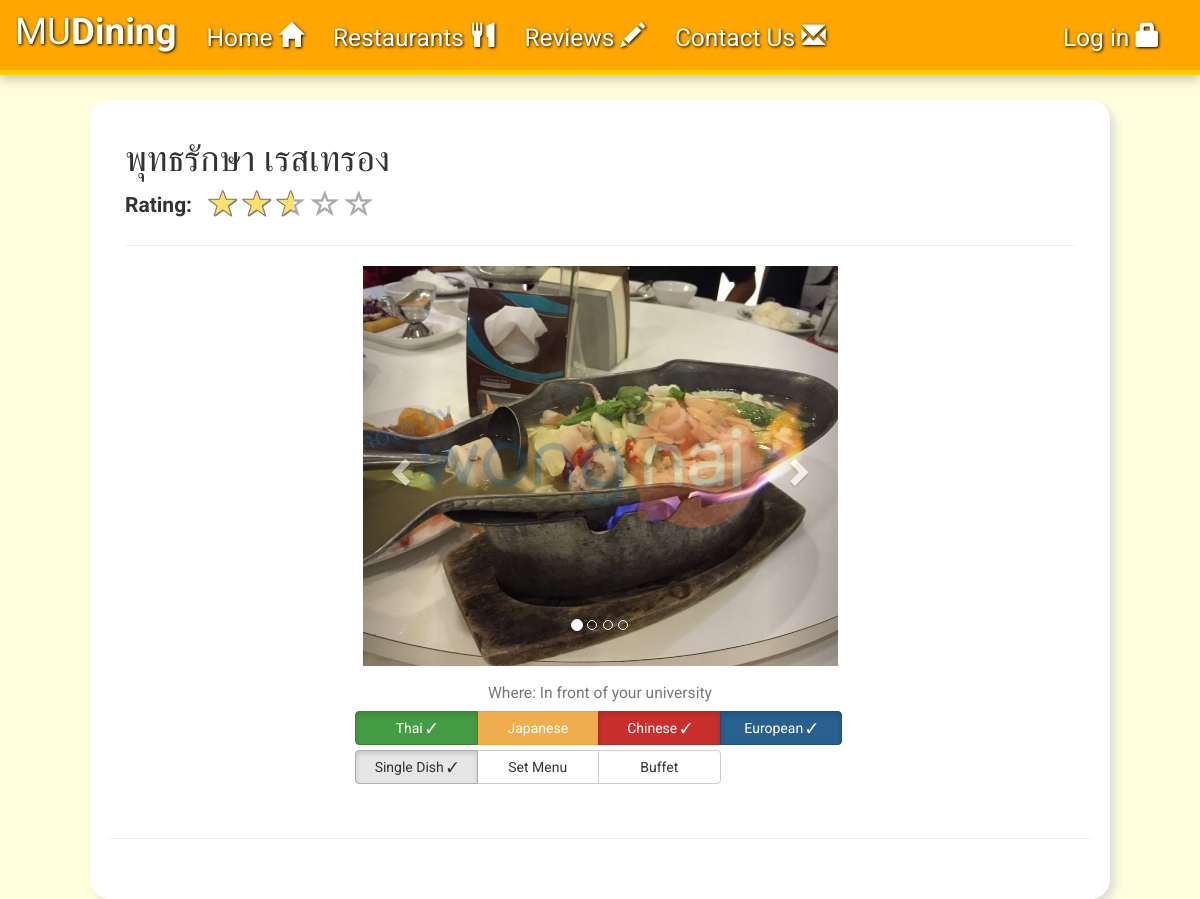
The page /view-restaurant.php?id=4 on the database as committed earlier.
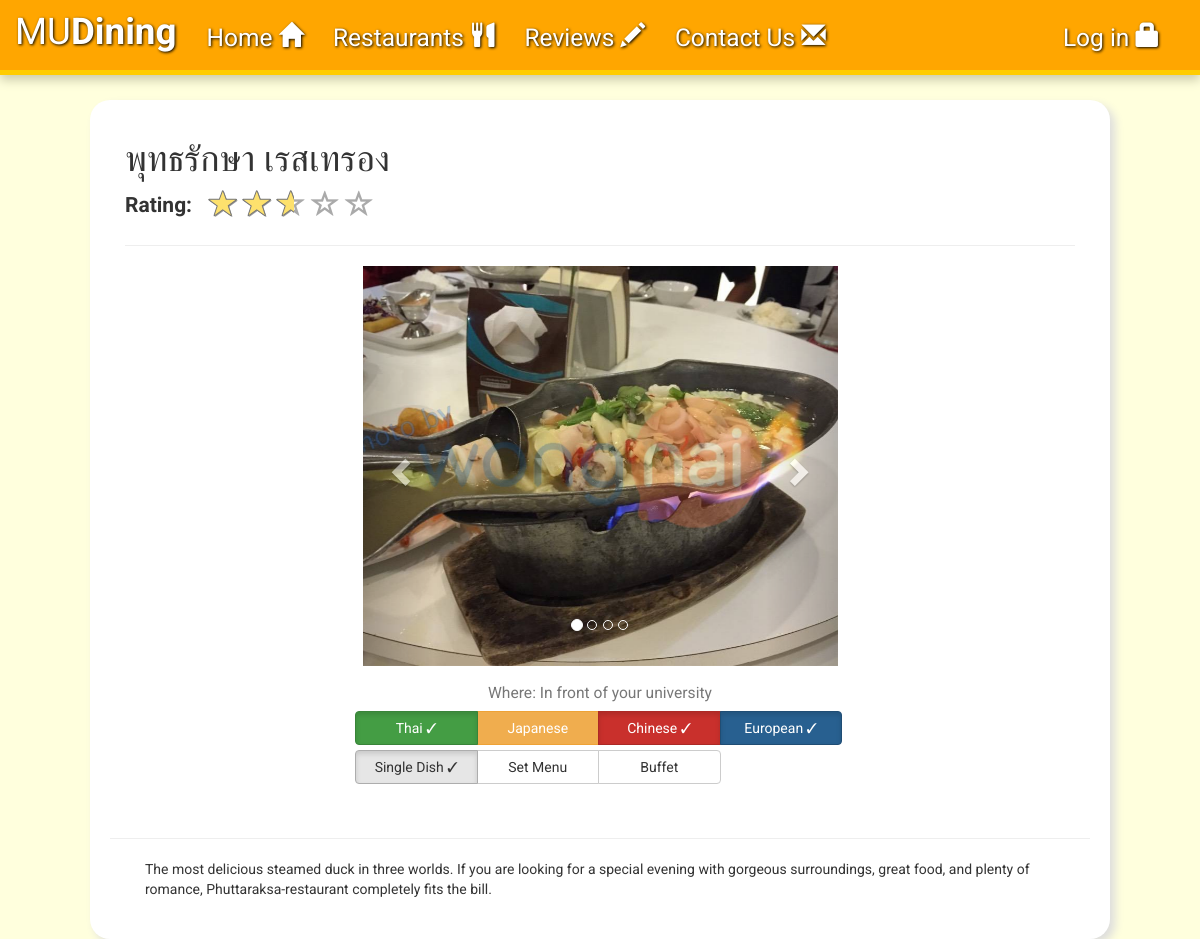
The same page on the database as committed later.
### tables this page shows
CREATE TABLE `restaurant` (
  `RestaurantID` int(11) NOT NULL,
  `Name` varchar(255) NOT NULL,
  `MinPrice` int(11) NOT NULL,
  `MaxPrice` int(11) DEFAULT NULL,
  `Location` varchar(255) NOT NULL,
  `Type` varchar(255) NOT NULL,
  `OpenTime` double NOT NULL,
  `CloseTime` double NOT NULL,
  `Promotion` varchar(255) DEFAULT NULL,
  `Description` text NOT NULL
);

### dbconnect.php (called while the page is built, shortened)
<?php
  function _imgurl($id, $subid) {
    $imgname = sprintf("%04d", $id);
    $imgurl = "Picture/".$imgname.'/'.$imgname.'-'.$subid.'.jpg';
    return $imgurl;
  }
?>

### view-restaurant.php (the view, shortened to what this page needs)
<?php
  include_once('dbconnect.php');
  $ID = $_GET['id'];
  $res = mysqli_fetch_assoc(mysqli_query($con, "select * from restaurant where RestaurantID = '$ID' LIMIT 1")) or header('Location: index.php');
?>
<html>
<head>
  <link href="assets/css/star-rating.css" media="all" rel="stylesheet" type="text/css" />
  <link rel="stylesheet" type="text/css" href="assets/css/view-restaurant.css" />
  <link rel="stylesheet" type="text/css" href="assets/css/checkbox.css" />
</head>
<body>
  <?php include_once("navbar.php"); ?>
  <div id="wrapper" class="container" style="width:85%;">
    <div class="container" style="width:100%;">
      <h1>
        <?php echo $res['Name']; ?>
      </h1>
      <div class='row'>
        <div class='col-lg-1 hidden-sm hidden-md hidden-xs'>
          <label id='avrLabel'>Rating:</label>
        </div>
        <div class='col-lg-5'>
        </div>
      </div>
      <hr/>
      <div>
        <div id="carousel" class="carousel slide" data-ride="carousel">
        <ol class="carousel-indicators">
          <li data-target="#carousel" data-slide-to="0" class="active"></li>
          <li data-target="#carousel" data-slide-to="1"></li>
          <li data-target="#carousel" data-slide-to="2"></li>
          <li data-target="#carousel" data-slide-to="3"></li>
        </ol>
        <div class="carousel-inner" role="listbox">
          <?php
            for ($i = 1; $i <= 4; $i++) {
              echo '<div class=';
              if ($i == 1)
                echo '"item active"';
              else
                echo '"item"';
              echo '><img src='._imgurl($ID, $i).' onerror="imgerror(this);"/>';
              echo '</div>';
            }
          ?>
        </div>
        <a class="left carousel-control" href="#carousel" role="button" data-slide="prev">
          <span class="glyphicon glyphicon-chevron-left" aria-hidden="true"></span>
        </a>
        <a class="right carousel-control" href="#carousel" role="button" data-slide="next">
          <span class="glyphicon glyphicon-chevron-right" aria-hidden="true"></span>
        </a>
      </div>
      <div class="row text-center">
        <h3><small>
        <?php
          $location = "";
          switch ($res['Location']) {
            case "F":
              $location = "In front of your university"; break;
          }
          echo 'Where: '.$location;
        ?>
      </small></h3>
      </div>
      <?php include('food-type.php'); ?>
      <div class="row text-center page-header">
      </div>
      <div class="row" id="description">
        <?php echo $res['Description']; ?>
      </div>
      </div>
    </div>
  </div>
</body>
</html>

Rows that differ between the two databases and show on the page:
changed restaurant "พุทธรักษา เรสเทรอง": Description (not shown) → "The most delicious steamed duck in three worlds. If you are looking for a special evening with gorgeous surroundings, great food, and plenty of romance, Phuttaraksa-restaurant completely fits the bill."
